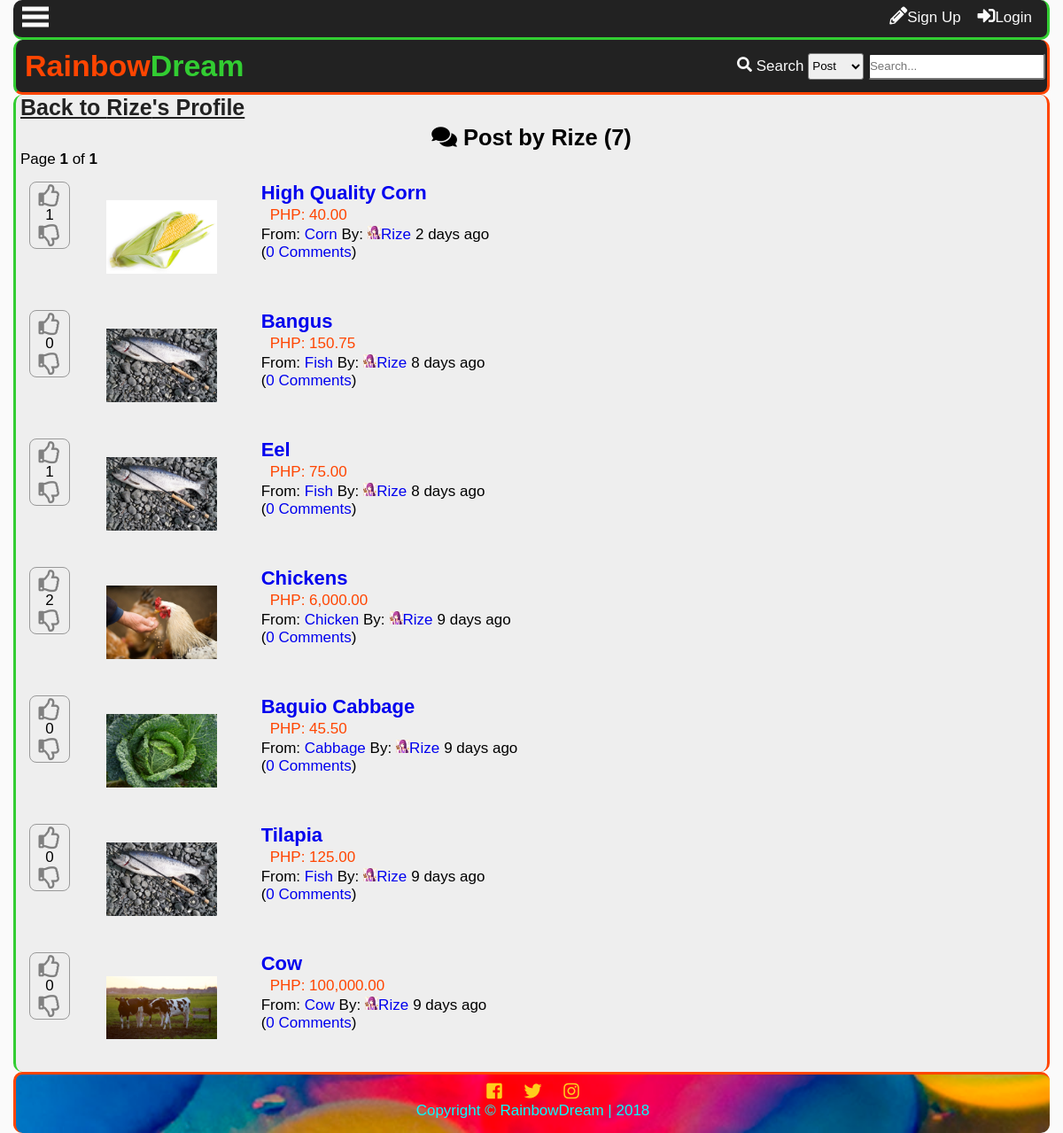
Page /profilepost.php?name=Rize on the committed database.
### tables this page shows
CREATE TABLE `tblpost` (
  `postid` int(11) NOT NULL,
  `forumid` int(11) NOT NULL,
  `title` varchar(150) NOT NULL,
  `datecreated` datetime DEFAULT NULL,
  `description` text NOT NULL,
  `price` decimal(10,2) NOT NULL,
  `img` varchar(150) NOT NULL,
  `starter` int(11) NOT NULL,
  `score` int(11) NOT NULL,
  `views` int(11) NOT NULL,
  `comments` int(11) NOT NULL
);

CREATE TABLE `tblforum` (
  `forumid` int(11) NOT NULL,
  `title` varchar(100) NOT NULL,
  `name` varchar(100) NOT NULL,
  `datecreated` datetime DEFAULT NULL,
  `description` varchar(255) NOT NULL,
  `creator` int(11) NOT NULL,
  `views` int(11) NOT NULL,
  `subscriber` int(11) NOT NULL
);

CREATE TABLE `tbluser` (
  `userid` int(11) NOT NULL,
  `username` varchar(100) NOT NULL,
  `password` varchar(100) NOT NULL,
  `firstname` varchar(100) NOT NULL,
  `middlename` varchar(100) NOT NULL,
  `lastname` varchar(100) NOT NULL,
  `birthday` varchar(20) NOT NULL,
  `datecreated` timestamp NOT NULL DEFAULT '0000-00-00 00:00:00',
  `email` varchar(100) NOT NULL,
  `website` varchar(255) NOT NULL,
  `location` varchar(255) NOT NULL,
  `usertypeid` int(11) NOT NULL,
  `access` int(11) NOT NULL,
  `imgname` varchar(100) NOT NULL,
  `imgtype` varchar(100) NOT NULL,
  `imgpath` varchar(200) NOT NULL,
  `bio` text NOT NULL,
  `is_show_email` tinyint(1) NOT NULL,
  `gender` int(11) NOT NULL,
  `lastupdate` timestamp NOT NULL DEFAULT '0000-00-00 00:00:00',
  `lastonline` timestamp NOT NULL DEFAULT '0000-00-00 00:00:00',
  `profileviews` int(11) NOT NULL
);

### profilepost.php (the view, shortened to what this page needs)
<?php
include'functions.php';
require_once'connection.php';
$name=$_GET['name'];
?>
<!DOCTYPE html>
<html lang="en">
<head>
    <link rel="stylesheet" href="css/style.css">
  	<link rel="stylesheet" href="css/fontawesome-all.css">
</head>
<body>
	<div class="main-container">
		<div class="other-content">
			<h1><a class="btp" href="profile.php?name=<?php echo $name ?>">Back to <?php echo $name ?>'s Profile</a></h1>
<ul id="forum-list">
<?php
$sql="SELECT userid FROM tbluser WHERE username='$name'";
$result=$conn->query($sql);
$row=$result->fetch_object();
$rid=$row->userid;
$sql = "SELECT postid FROM tblpost
	LEFT JOIN tblforum
		ON tblpost.forumid = tblforum.forumid
	LEFT JOIN tbluser
		ON userid = starter
	WHERE starter='$rid'
	ORDER BY postid DESC";
$result=$conn->query($sql);
$rows=$result->num_rows;
$page_rows = 25;
$last = ceil($rows/$page_rows);
$pagenum = 1;
$limit = 'LIMIT ' .($pagenum - 1) * $page_rows .',' .$page_rows;
$sql = "SELECT postid,tblpost.forumid,name,imgpath,tblpost.title,tblpost.datecreated,username,img,price,comments,score FROM tblpost
	LEFT JOIN tblforum
		ON tblpost.forumid = tblforum.forumid
	LEFT JOIN tbluser
		ON userid = starter
	WHERE starter='$rid'
	ORDER BY postid DESC
	$limit";
	$result = $conn->query($sql);
$textline1 = "<i class='fas fa-comments'></i> Post by ".$_GET['name']." (<b>$rows</b>)";
$textline2 = "Page <b>$pagenum</b> of <b>$last</b>";
$paginationCtrls = '';
 echo'<h2>  '.$textline1.'</h2>
  <p>  '.$textline2.' </p>
  <div id="pagination_controls"> '.$paginationCtrls.'</div>';
	while($row=$result->fetch_object()){
		$id = $row->postid;
		$forumid = $row->forumid;
		$forum = $row->name;
		$ptitle = $row->title;
		$name = $row->username;
		$comments = $row->comments;
		$date = $row->datecreated;
		$score = $row->score;
		$flair= $row->imgpath;
		$pimg=$row->img;
		$price = $row->price;
		echo '<li value="'.$id.'">
 		<div class="forum-post-grid">';
 		if(isset($_SESSION['id'])){
		$sql2 = "SELECT upvoteid FROM tblupvotepost WHERE user='$uid' and post='$id'";
		$result2 = $conn->query($sql2);
		$upvote = $result2->num_rows;
		$sql3 = "SELECT downvoteid FROM tbldownvotepost WHERE user='$uid' and post='$id'";
		$result3 = $conn->query($sql3);
		$downvote = $result3->num_rows;
 		echo'
 		<div class="vote">';
 			if(!$upvote){
 			echo'<div id="up-'.$id.'" style="color:gray;" value="'.$id.'" onclick="upvotepost(this)" class="upvote"><i class="far fa-thumbs-up"></i></div>';
 			}else{
 			echo'<div id="up-'.$id.'" style="color:orangered;" value="'.$id.'" onclick="upvotepost(this)" class="upvote"><i class="far fa-thumbs-up"></i></div>';
 			}
 			if($score<0){
 				$score=0;
 			}
			echo'
			<div id="score-'.$id.'">'.$score.'</div>';
			if(!$downvote){
			echo'
			<div id="down-'.$id.'" style="color:gray;" value="'.$id.'" onclick="downvotepost(this)" class="downvote"><i class="far fa-thumbs-down"></i>
			</div>';
			}else{
			echo'
			<div id="down-'.$id.'" style="color:blue;" value="'.$id.'" onclick="downvotepost(this)" class="downvote"><i class="far fa-thumbs-down"></i>
			</div>';
			}
			echo'
		</div>';
		}else{
			echo'
		<div class="vote">
 			<div class="upvote" style="color:gray;" onclick="showlogin()">
			<i class="far fa-thumbs-up"></i>
			</div>';
 			if($score<0){
 				$score=0;
 			}
			echo'<div>'.$score.'</div>
			<div class="downvote" style="color:gray;" onclick="showlogin()">
			<i class="far fa-thumbs-down"></i>
		</div>
		</div>';
		}
		echo '<div class="post-image">
			<img src='.$pimg.'>
		</div>';
		echo'<div class="post-right">
		<p class="main-forum-title"><a href="reply.php?id='.$forumid.'&thread='.$id.'">'.$ptitle.'</a></p>';
		echo'<div class="price">PHP: '.number_format($price,2).'</div>';
		echo'<div class="second-line">
			<div class="from">
				From: <a href="forums.php?id='.$forumid.'">
				'.$forum.'</a> By:
			</div>
			<div class="by">
				<a href="profile.php?name='.$name.'">
				<p><div class="flair">
					<img src="'.$flair.'">
				</div>'.$name.'</a>
			</div>
			<div class="when">
				'.time_elapsed_string($date).'
			</div>
		</div>
		<div class="com">
			<p>(<a href="reply.php?id='.$forumid.'&thread='.$id.'">'.$comments.' Comments</a>)</p>
		</div>
		</div>
		</div>
		</li>';
	}
?>
			</ul>
		</div>
	</div>
</body>
</html>

### css/style.css (style rules this page uses)
* { padding:0; margin:0; }
:root { --facebookblue:#4267b2; --twitterlogo:#00aced; --lightblue:#c0deed; --sunflower:#ffce1b; --orangered:#FF4500; --magenta:#ff00ff; --lime:#32CD32; --palegreen:#98fb98; --maroon:#800000; --blood-red:#8B0000; --cyan:#00ffff; --primary-color:#FF4500; --secondary-color:#FFAE42; --contrast: #32CD32; --secondary-contrast:#98fb98; --light-color:#fafafa; --dark-color:#222; --gray:#eee; --darkgray:#999; }
body { font-family:'Open-sans',sans-serif; font-size: 17px; background:var(--light-color); }
.main-container { display:grid; grid-template-areas: "subheader" "header" "showcase" "content" "footer"; margin:0px; padding:0 15px 0 15px; }
.other-content { box-sizing: border-box; padding-left:5px; padding-right: 5px; background: var(--gray); min-height:85vh; border-left: 3px solid var(--contrast); border-right: 3px solid var(--primary-color); border-radius: 10px; }
.other-content h1 { float:center; font-size: 25px; }
.other-content h2,.other-content h3 { text-align: center; margin-top: 5px; }
.btp { color:var(--dark-color); }
#forum-list li { list-style: none; padding: 10px; }
.main-forum-title { font-size: 22px; font-weight: bold; }
.forum-post-grid { display: grid; grid-template-columns: 1fr 2fr 10fr; grid-template-areas: "vote pimg post-right" }
.forum-post-grid a { text-decoration: none; }
.vote { grid-area: vote; width: 40px; height: 70px; text-align: center; border: 1px solid var(--darkgray); padding:2px; border-radius: 8px; }
.vote i { font-size: 25px; }
.upvote,.downvote { cursor: pointer; }
.post-image { grid-area: pimg; display: grid; align-items:center; overflow:hidden; width:125px; height:125px; margin-right: 5px; }
.post-image img { max-width: 100%; max-height: 100%; }
.post-right { grid-area: post-right; }
.price { padding:2px 10px; border-radius: 8px; color: var(--primary-color); }
.from,.by,.when { float:left; padding-right: 5px; }
.com { clear:both; float:left; }
.flair { display: inline-block; width: 15px; height: 15px; overflow:hidden; }
.flair img { max-width: 100%; }

### rows in the picture
tblpost: $id 25 (drawn), score "1", img (picture), title "High Quality Corn", price "40.00", forumid.name "Corn", tbluser.imgpath (picture), tbluser.username "Rize", datecreated "2 days ago", comments "0"
tblpost: $id 15 (drawn), score "0", img (picture), title "Bangus", price "150.75", forumid.name "Fish", tbluser.imgpath (picture), tbluser.username "Rize", datecreated "8 days ago", comments "0"
tblpost: $id 14 (drawn), score "1", img (picture), title "Eel", price "75.00", forumid.name "Fish", tbluser.imgpath (picture), tbluser.username "Rize", datecreated "8 days ago", comments "0"
tblpost: $id 4 (drawn), score "2", img (picture), title "Chickens", price "6,000.00", forumid.name "Chicken", tbluser.imgpath (picture), tbluser.username "Rize", datecreated "9 days ago", comments "0"
tblpost: $id 3 (drawn), score "0", img (picture), title "Baguio Cabbage", price "45.50", forumid.name "Cabbage", tbluser.imgpath (picture), tbluser.username "Rize", datecreated "9 days ago", comments "0"
tblpost: $id 2 (drawn), score "0", img (picture), title "Tilapia", price "125.00", forumid.name "Fish", tbluser.imgpath (picture), tbluser.username "Rize", datecreated "9 days ago", comments "0"
tblpost: $id 1 (drawn), score "0", img (picture), title "Cow", price "100,000.00", forumid.name "Cow", tbluser.imgpath (picture), tbluser.username "Rize", datecreated "9 days ago", comments "0"

### other values in the picture
$name "Rize"
$_GET['name'] "Rize"
$rows "7"
$pagenum "1"
$last "1"
